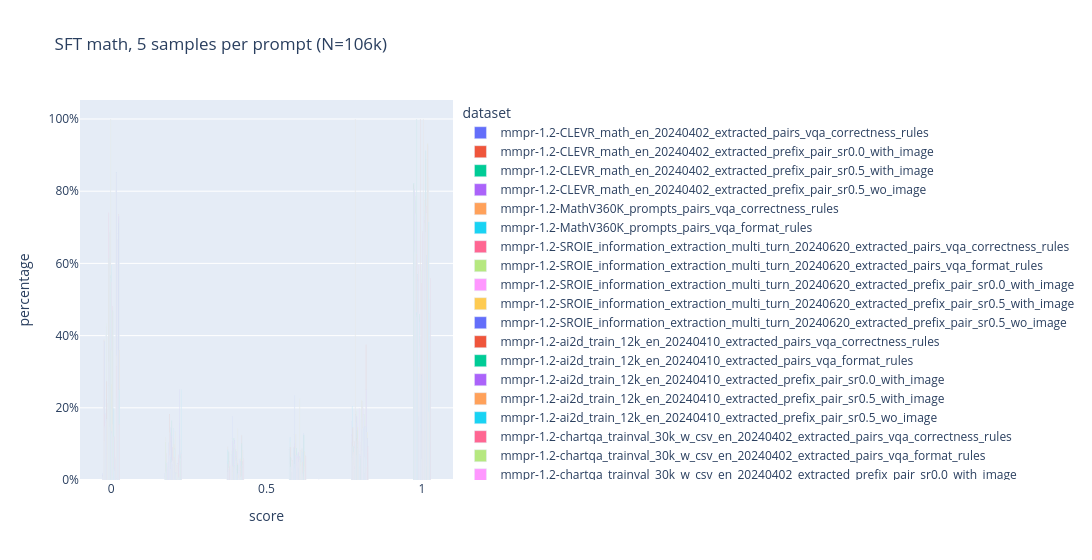

The notebook cell saved with this chart:
### Code cell
df_plot = (
    df.groupby(["dataset", "id"]).agg({"score": "mean"}).reset_index()
              .groupby(["dataset", "score"]).size().reset_index(name="value")
)
df_plot["pct"] = df_plot.groupby("dataset")["value"].transform(lambda v: v / v.sum())
fig = px.bar(df_plot, x="score", y="pct", color="dataset", barmode="group",
             range_x=[-0.1, 1.1], width=1400, title="SFT math, 5 samples per prompt (N=106k)")
fig.update_layout(yaxis_tickformat=".0%", yaxis_title="percentage")
fig
